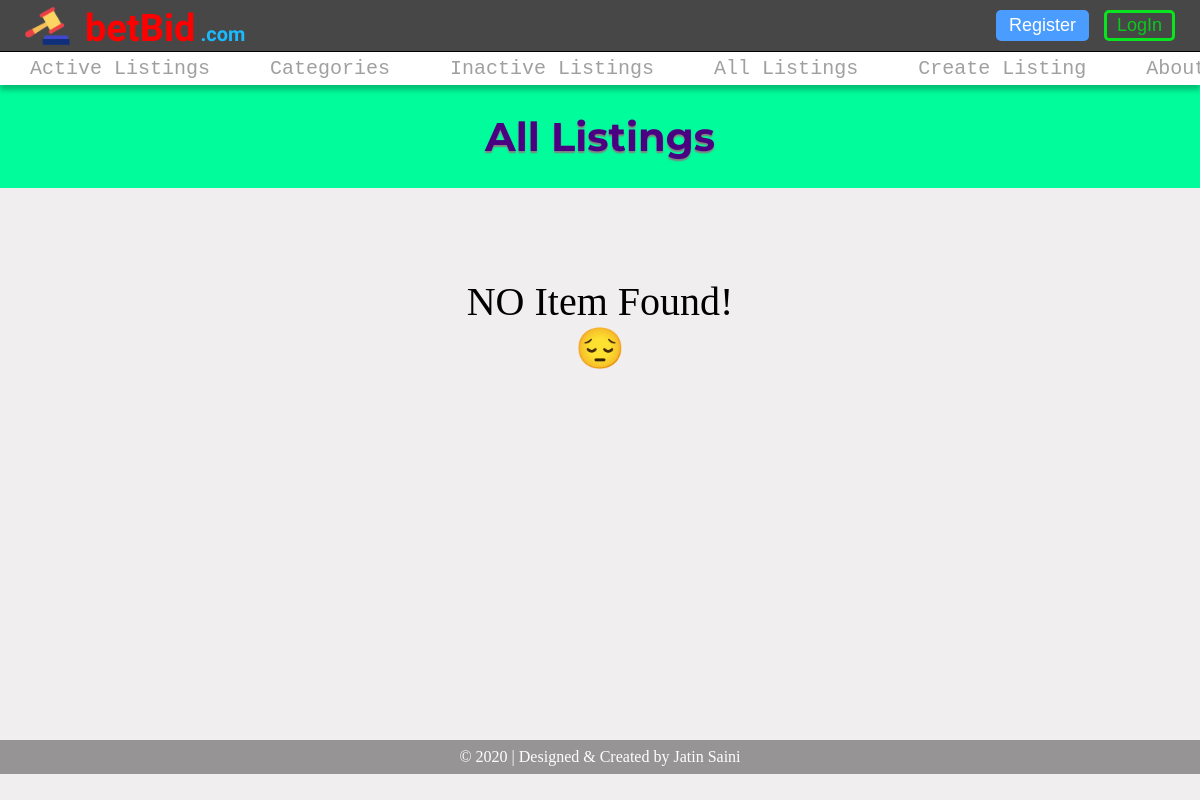
/all/, run on an earlier commit of the app's database.
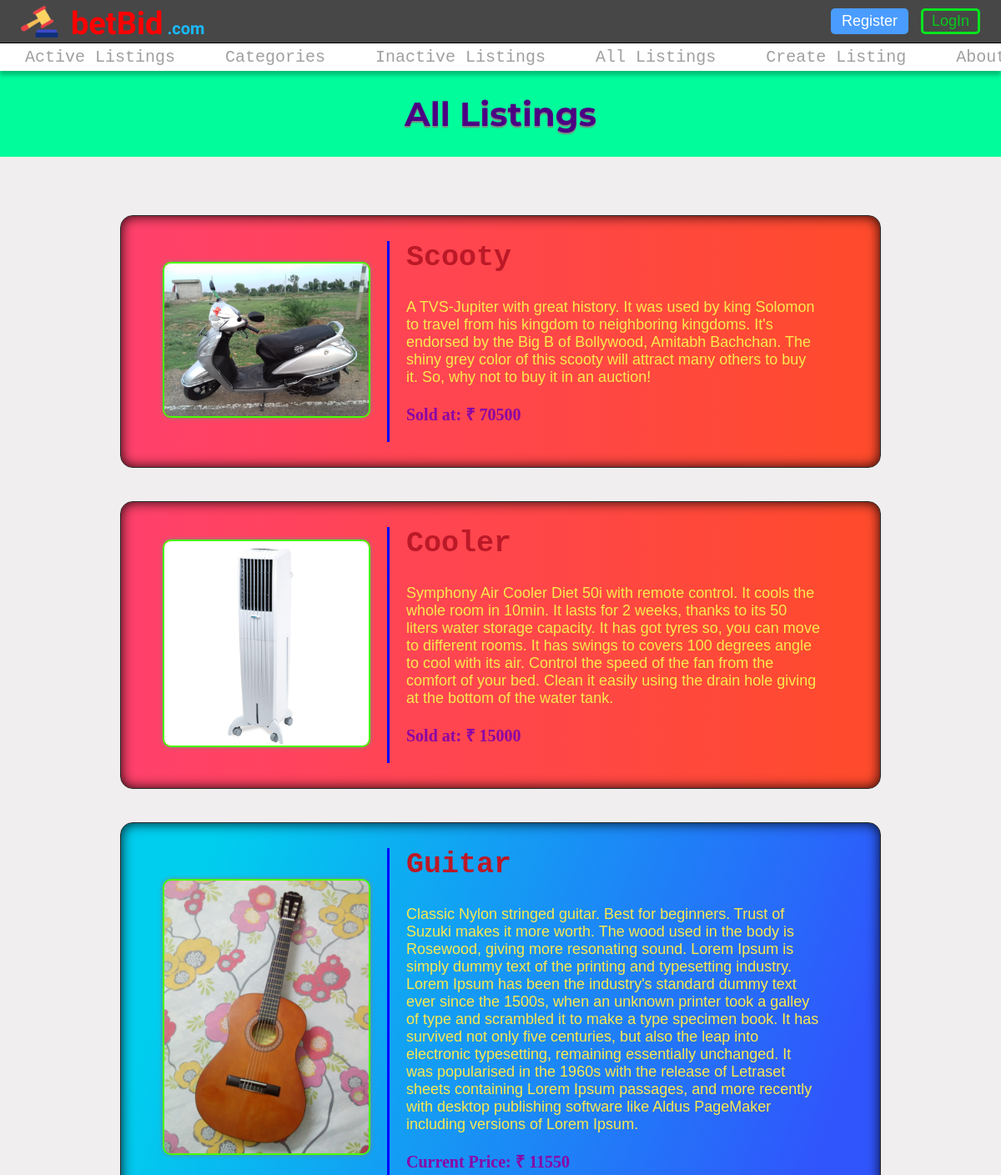
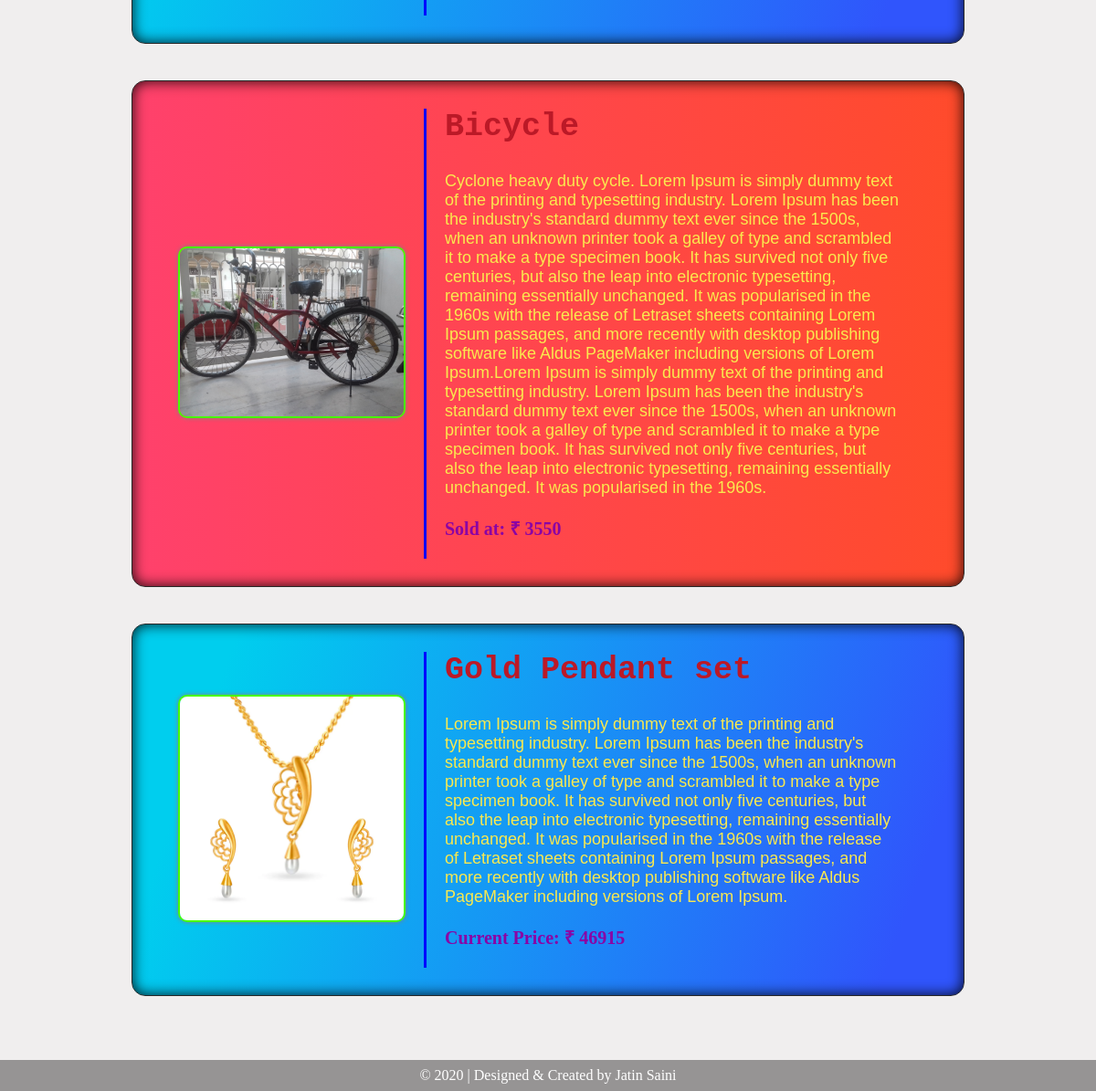
And on a later commit of the database (2 pictures, top to bottom).
### auctions/models.py (models this page shows, shortened)
class ListItem(models.Model):
    CATEGORIES = [
        ('Fashion', 'Fashion'),
        ('Toys', 'Toys'),
        ('Electronics', 'Electronics'),
        ('Motor Vehicles', 'Motor Vehicles'),
        ('Furniture', 'Furniture'),
        ('Property', 'Property'),
        ('NONE', 'NONE')
    ]
    active = models.BooleanField()
    title = models.CharField(max_length=50)
    description = models.TextField(max_length=1000)
    reserve_price = models.PositiveIntegerField()
    current_price = models.PositiveIntegerField()
    image = models.ImageField(blank=True, null=True, upload_to = '%Y/%m/%d/')
    category = models.CharField(max_length=50, choices=CATEGORIES, default='NONE')
    creator = models.CharField(max_length=50)
    date = models.DateTimeField(auto_now=True)

### auctions/views.py (the view)
# urls.py: path('all/', views.all, name="all"),
def all(request):
    items = ListItem.objects.all()
    return render(request, "auctions/index.html", {
        "heading" : "All Listings",
        "items" : items
    })

### auctions/templates/auctions/index.html (shortened to what this page needs)
{% extends "auctions/layout.html" %}
{% load static %}
{% block body %}
<h1 class="heading">{{heading}}</h1>
<main class="index">
    <div class="listings">
        {% for item in items %}
            <div class="item" style="{% if item.active %}background-image: linear-gradient( 109.5deg,  #00ceee 11.2%, #3055fc 91.1% );{% else %}background-image: linear-gradient(to right, #ff416c, #ff4b2b);{% endif %}">
                <a href="{% url 'item' item_id=item.id %}">
                    {% if item.image %}
                    <img src="{{ item.image.url }}" alt="{{item.title}}">
                    {% else %}
                    <img src="{% static 'auctions/images/noimage.png' %}" alt="Image not available">
                    {% endif %}
                </a>
                <div class="details">
                    <a href="{% url 'item' item_id=item.id %}">
                        <h2>{{ item.title }}</h2>
                        <p>{{ item.description }}</p>
                        <h3>{% if item.active %}Current Price{% else %}Sold at{% endif %}: ₹ {{item.current_price}}</h3>
                    </a>
                </div>
            </div>
        {% empty %}
            <p>NO Item Found!<br>😔</p>
        {% endfor %}
    </div>
</main>
{% endblock %}

### auctions/templates/auctions/layout.html (shortened to what this page needs)
{% load static %}
<!DOCTYPE html>
<html lang="en">
    <head>
        <link rel="stylesheet" href="https://cdnjs.cloudflare.com/ajax/libs/font-awesome/4.7.0/css/font-awesome.min.css">
        <link href="{% static 'auctions/styles.css' %}" rel="stylesheet">
    </head>
    <body>
        <nav class="titlebar">
            <img src="{% static 'auctions/images/favicon.png' %}" alt="">
            <h1>betBid<span> .com</span></h1>
            <div id="sign">
                {% if user.is_authenticated %}
                    <span>Signed in as <strong>{{ user.username }}</strong></span>
                    <div class="user">
                        <input type="checkbox" id="btnControl">
                        <label for="btnControl">
                            <img src="{% static 'auctions/images/user.png' %}" title="{{ user.username }}">
                            <div id="user-links">
                                <ul>
                                    <li><a href="{% url 'watchlist' %}">Watchlist</a></li><hr>
                                    <li><a href="{% url 'my_listings' %}">My Listings</a></li><hr>
                                    <li><a href="{% url 'logout' %}"><button class="logout">LogOut</button></a></li>
                                </ul>
                            </div>
                        </label>
                    </div>
                {% else %}
                    <a href="{% url 'register' %}"><button class="register">Register</button></a>
                    <a href="{% url 'login' %}"><button class="login">LogIn</button></a>
                {% endif %}
            </div>
        </nav>
        <nav class="navbar">
            <ul>
                <li><a href="{% url 'index' %}">Active Listings</a></li>
                <li><a href="{% url 'categories' %}">Categories</a></li>
                <li><a href="{% url 'inactive' %}">Inactive Listings</a></li>
                <li><a href="{% url 'all' %}">All Listings</a></li>
                <li><a href="{% url 'new' %}">Create Listing</a></li>
                <li><a href="{% url 'about' %}">About Us</a></li>
            </ul>
        </nav>
        {% block body %}
        {% endblock %}
        <footer>
            <p>&copy; 2020 | Designed &amp; Created by Jatin Saini</p>
        </footer>
    </body>
</html>

### auctions/static/auctions/styles.css (style rules this page uses)
* { -webkit-box-sizing: border-box; box-sizing: border-box; scroll-behavior: smooth; }
html, body { padding: 0; margin: 0; -webkit-box-sizing: border-box; box-sizing: border-box; background: #f0eeee; }
.titlebar { border-bottom: 1px solid black; background-color: #474747; width: 100vw; height: 52px; display: -webkit-box; display: -ms-flexbox; display: flex; -webkit-box-align: center; -ms-flex-align: center; align-items: center; -webkit-box-orient: horizontal; -webkit-box-direction: normal; -ms-flex-flow: row wrap; flex-flow: row wrap; -webkit-box-pack: justify; -ms-flex-pack: justify; justify-content: space-between; }
.titlebar > img { padding-left: 25px; padding-right: 15px; height: 38px; }
.titlebar h1 { -webkit-box-flex: 5; -ms-flex: 5; flex: 5; margin: 0px; white-space: nowrap; padding-top: 5px; font-size: 38px; font-weight: bold; font-family: 'Comfortaa', sans; color: red; }
.titlebar h1 span { font-size: 20px; color: #1ABAFF; }
.titlebar #sign { display: -webkit-box; display: -ms-flexbox; display: flex; -webkit-box-align: center; -ms-flex-align: center; align-items: center; margin-right: 25px; }
.titlebar #sign button { cursor: pointer; border-radius: 5px; padding: 2px 10px; font-size: 18px; font-family: poppins, sans-serif; }
.titlebar #sign .login { margin-left: 15px; background-color: transparent; color: #08ca1c; border: 3px solid #08E41E; }
.titlebar #sign .register { color: white; background-color: #4A9CFF; border: 3px solid #4A9CFF; }
.navbar { position: -webkit-sticky; position: sticky; top: 0px; z-index: 2; width: 100vw; overflow-x: auto; background-color: white; -webkit-box-shadow: 0px 5px 5px rgba(0, 0, 0, 0.25); box-shadow: 0px 5px 5px rgba(0, 0, 0, 0.25); }
.navbar ul { list-style: none; display: -webkit-box; display: -ms-flexbox; display: flex; white-space: nowrap; margin: 0; padding: 0; font-size: 20px; font-family: monospace; }
.navbar ul li { padding: 5px 30px; }
.navbar ul li a { text-decoration: none; color: #a19f9f; }
h1.heading { text-align: center; font-family: 'Montserrat', sans-serif; font-size: 40px; text-shadow: 0px 1.5px 1.5px gray; color: indigo; background-color: #00fc9b; margin: 0px; padding: 27px 0px; }
main { padding: 50px 12%; min-height: 69vh; background: #f0eeee; }
footer { text-align: center; background-color: #969494; color: white; }
footer p { margin: 0; padding: 8px 0px; }
main.index div.listings { display: -webkit-box; display: -ms-flexbox; display: flex; -webkit-box-orient: vertical; -webkit-box-direction: normal; -ms-flex-direction: column; flex-direction: column; -webkit-box-align: stretch; -ms-flex-align: stretch; align-items: stretch; }
main.index div.listings div.item { display: -webkit-box; display: -ms-flexbox; display: flex; -webkit-box-orient: horizontal; -webkit-box-direction: normal; -ms-flex-direction: row; flex-direction: row; -webkit-box-align: stretch; -ms-flex-align: stretch; align-items: stretch; -ms-flex-wrap: wrap; flex-wrap: wrap; border: 1px solid #272727; padding: 30px 50px; margin: 20px 0px; border-radius: 15px; -webkit-box-shadow: inset 0px 0px 15px rgba(0, 0, 0, 0.9); box-shadow: inset 0px 0px 15px rgba(0, 0, 0, 0.9); }
main.index div.listings div.item a { text-decoration: none; -webkit-box-flex: 1; -ms-flex: 1; flex: 1; -ms-flex-item-align: center; -ms-grid-row-align: center; align-self: center; color: inherit; }
main.index div.listings div.item a img { -webkit-box-flex: 1; -ms-flex: 1; flex: 1; width: 100%; height: 100%; border: 2px solid #48ff00; border-radius: 10px; -webkit-box-shadow: 0px 0px 5px gray; box-shadow: 0px 0px 5px gray; }
main.index div.listings div.item div.details { -webkit-box-flex: 2; -ms-flex: 2; flex: 2; padding: 0px 20px; margin-left: 20px; border-left: 3px solid #0008ff; }
main.index div.listings div.item div.details h2 { margin-top: 0px; font-size: 35px; font-family: 'Courier New', Courier, monospace; color: #bb1927; }
main.index div.listings div.item div.details p { font-size: 18px; font-family: sans-serif; color: #fae94e; }
main.index div.listings div.item div.details h3 { color: #8a03a5; font-size: 20px; }

What changed in the data, as far as the page shows it:
added ListItem: image (picture), title "Scooty", description "A TVS-Jupiter with great history. It was used by king Solomon to travel from his kingdom to neighboring kingdoms. It's endorsed by the Big B of Bollywood, Amitabh Bachchan. The shiny grey color of this scooty will attract many others to buy it. So, why not to buy it in an auction!", active "Sold at", current_price "70500"
added ListItem: image (picture), title "Cooler", description "Symphony Air Cooler Diet 50i with remote control. It cools the whole room in 10min. It lasts for 2 weeks, thanks to its 50 liters water storage capacity. It has got tyres so, you can move to different rooms. It has swings to covers 100 degrees angle to cool with its air. Control the speed of the fan from the comfort of your bed. Clean it easily using the drain hole giving at the bottom of the water tank.", active "Sold at", current_price "15000"
added ListItem: image (picture), title "Guitar", description "Classic Nylon stringed guitar. Best for beginners. Trust of Suzuki makes it more worth. The wood used in the body is Rosewood, giving more resonating sound. Lorem Ipsum is simply dummy text of the printing and typesetting industry. Lorem Ipsum has been the industry's standard dummy text ever since the 1500s, when an unknown printer took a galley of type and scrambled it to make a type specimen book. It has survived not only five centuries, but also the leap into electronic typesetting, remaining essentially unchanged. It was popularised in the 1960s with the release of Letraset sheets containing Lorem Ipsum passages, and more recently with desktop publishing software like Aldus PageMaker…", active "Current Price", current_price "11550"
added ListItem: image (picture), title "Bicycle", description "Cyclone heavy duty cycle. Lorem Ipsum is simply dummy text of the printing and typesetting industry. Lorem Ipsum has been the industry's standard dummy text ever since the 1500s, when an unknown printer took a galley of type and scrambled it to make a type specimen book. It has survived not only five centuries, but also the leap into electronic typesetting, remaining essentially unchanged. It was popularised in the 1960s with the release of Letraset sheets containing Lorem Ipsum passages, and more recently with desktop publishing software like Aldus PageMaker including versions of Lorem Ipsum.Lorem Ipsum is simply dummy text of the printing and typesetting industry. Lorem Ipsum has been the…", active "Sold at", current_price "3550"
added ListItem: image (picture), title "Gold Pendant set", description "Lorem Ipsum is simply dummy text of the printing and typesetting industry. Lorem Ipsum has been the industry's standard dummy text ever since the 1500s, when an unknown printer took a galley of type and scrambled it to make a type specimen book. It has survived not only five centuries, but also the leap into electronic typesetting, remaining essentially unchanged. It was popularised in the 1960s with the release of Letraset sheets containing Lorem Ipsum passages, and more recently with desktop publishing software like Aldus PageMaker including versions of Lorem Ipsum.", active "Current Price", current_price "46915"
Also different on the page:
text no longer shown: "NO Item Found! 😔"
